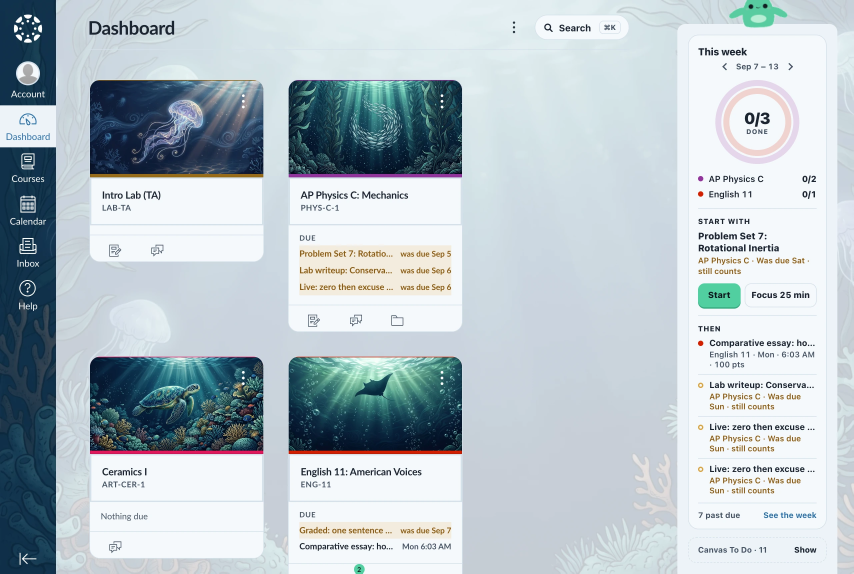
#> input picture design/site-shots/place-perch.webp, 2560 x 1720 px, given in place of sprout-mint-2@3x.png, which was not available (shown at 1/3 size)
$ python compose.py
#> lines starting #> are read from the running program, lines starting #| are printed output that depends on the picture; pictures that were not available may be replaced by others from this repository, and a replacement may not be noted
#!/usr/bin/env python3
"""Turns before.png and after.png (from shoot.js) into the two images the site
build looks for: the hero before/after at 1120x520 and the card at 520x260,
both at 2x. Run from anywhere:  python3 design/site-shots/compose.py
"""
import json
from pathlib import Path
from PIL import Image, ImageDraw

HERE = Path(__file__).resolve().parent
ROOT = HERE.parent.parent
SITE = ROOT / "site" / "img"
SCALE = 2
# The mascot still the site shows. Another session may replace it with a new
# rig at a new size, so the crop below reads the fish's bounds off the file
# instead of trusting numbers from an older one.
SPROUT = ROOT / "ios/Resources/Assets.xcassets/sprout-mint-2.imageset/sprout-mint-2@3x.png"

# Which frames the site shows. shoot.js writes one per image theme, light and
# dark (theme-<id>.png, theme-<id>-dark.png, kept here as .webp), plus before / after / after-dark
# for the plain skin. The label under the hero comes from here too, through
# site/img/shots.json, so the words and the picture cannot drift apart.
HERO_AFTER = ("theme-deepsea", "After · Prepkin, Deep Sea theme")
CARD = ("theme-deepsea-dark", "Deep Sea theme, dark")

# The site's hairline token, for the one-pixel rule round each frame.
HAIRLINE = (232, 224, 210)


def rounded(img: Image.Image, radius: int, border: tuple) -> Image.Image:
    """Clip to a rounded rectangle with a one-pixel hairline, like the site's frames."""
    w, h = img.size
    mask = Image.new("L", (w, h), 0)
    ImageDraw.Draw(mask).rounded_rectangle((0, 0, w - 1, h - 1), radius, fill=255)
    out = Image.new("RGBA", (w, h), (0, 0, 0, 0))
    out.paste(img.convert("RGBA"), (0, 0), mask)
    ImageDraw.Draw(out).rounded_rectangle((0, 0, w - 1, h - 1), radius, outline=border + (255,), width=SCALE)
    return out


# Where the dashboard's To Do column starts, in CSS px at the 1280 viewport
# shoot.js uses. The crops stop short of it: the rail, the header and the four
# course cards are what the skin changes, and a column cut mid-word is not.
CARDS_W = 990 * SCALE


def crop_top(img: Image.Image, aspect: float) -> Image.Image:
    """The largest top-left region at the frame's aspect ratio, no wider than
    the cards area."""
    w, h = img.size
    w = min(w, CARDS_W)
    if w / h > aspect:
        w = int(h * aspect)
    else:
        h = int(w / aspect)
    return img.crop((0, 0, w, h))


def hero(before: Image.Image, after: Image.Image) -> Image.Image:
    """Two frames on a transparent ground. The labels are HTML, so they follow
    the page's theme; the ground is the page's own paper."""
    W, H = 1120 * SCALE, 480 * SCALE
    gutter = 20 * SCALE
    fw = (W - gutter) // 2
    canvas = Image.new("RGBA", (W, H), (0, 0, 0, 0))
    for i, img in enumerate([before, after]):
        x = i * (fw + gutter)
        frame = rounded(crop_top(img, fw / H).resize((fw, H), Image.LANCZOS), 14 * SCALE, HAIRLINE)
        canvas.paste(frame, (x, 0), frame)
    return canvas


def card(after: Image.Image) -> Image.Image:
    W, H = 520 * SCALE, 260 * SCALE
    return crop_top(after, W / H).resize((W, H), Image.LANCZOS)


def sprout() -> None:
    """The fish, trimmed to its own alpha bounds with a little air at the sides
    and top. The still is drawn to bleed off the bottom, so no air there."""
    im = Image.open(SPROUT).convert("RGBA")
    left, top, right, bottom = im.split()[-1].getbbox()
#> left = 0; top = 0; right = 2560; bottom = 1720
    air = 6 * SCALE
    out = im.crop((max(0, left - air), max(0, top - air), min(im.width, right + air), bottom))
    out.save(SITE / "sprout.png", optimize=True)
    print(f"sprout.png: {out.size}, from {SPROUT.relative_to(ROOT)}")
#| sprout.png: (2560, 1720), from ios/Resources/Assets.xcassets/sprout-mint-2.imageset/sprout-mint-2@3x.png


def ingest() -> None:
    """shoot.js writes PNG (Playwright cannot write WebP). Keep the frames as
    WebP instead: a 2560 x 1720 PNG of a wallpaper theme is 2 to 3 MB each."""
    for png in sorted(HERE.glob("*.png")):
        if png.name == "themes-sheet.png":
            continue
        Image.open(png).convert("RGB").save(png.with_suffix(".webp"), quality=92, method=6)
        png.unlink()
        print(f"{png.name} -> .webp")


def main() -> None:
    ingest()
    sprout()
    before = Image.open(HERE / "before.webp").convert("RGB")
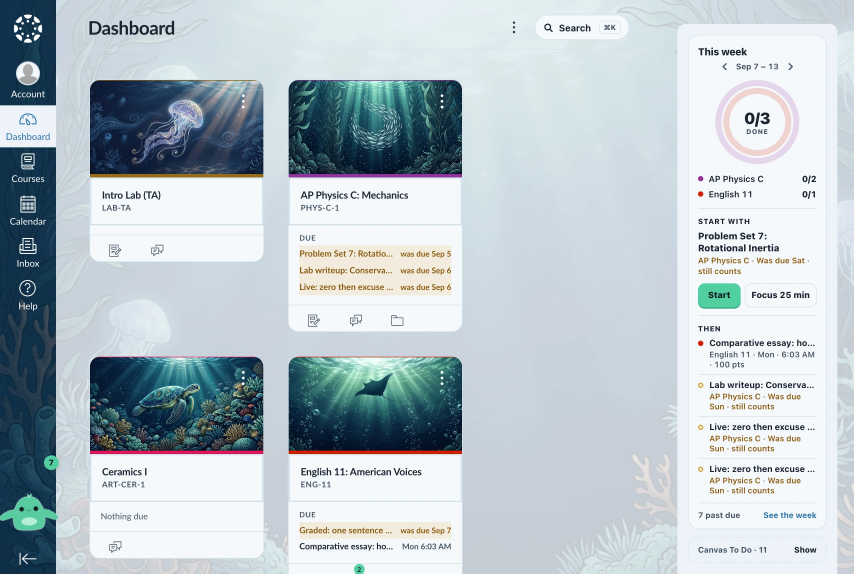
#> input picture design/site-shots/place-rail.webp, 2560 x 1720 px, given in place of before.webp, which was not available (shown at 1/3 size)
#> before is the input picture: PIL image 2560x1720 RGB; mean R, G, B 184.5, 196.6, 203.2
    after = Image.open(HERE / f"{HERO_AFTER[0]}.webp").convert("RGB")
    card_src = Image.open(HERE / f"{CARD[0]}.webp").convert("RGB")
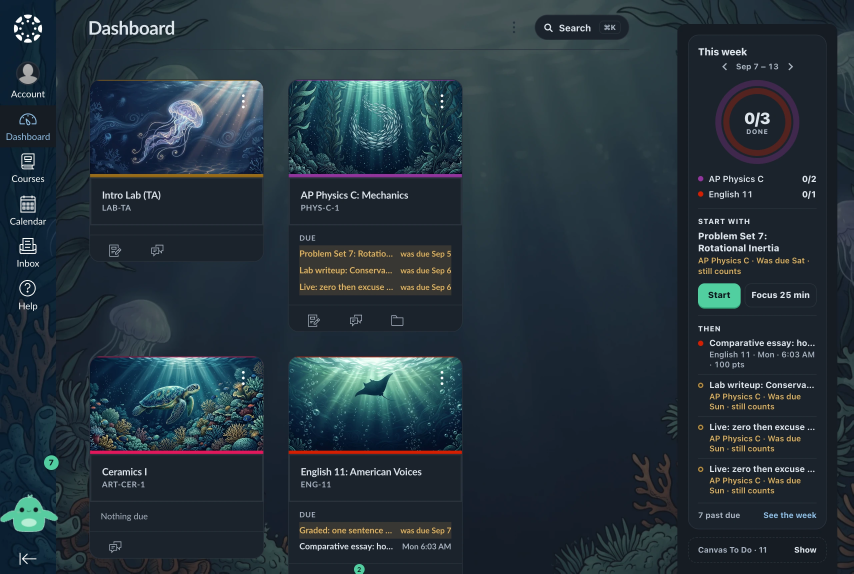
#> input picture design/site-shots/theme-deepsea-dark.webp, 2560 x 1720 px (shown at 1/3 size)
#> card_src is the input picture: PIL image 2560x1720 RGB; mean R, G, B 38.4, 52.1, 61.1
    SITE.mkdir(parents=True, exist_ok=True)
    # WebP: the wallpaper art makes a PNG of these over a megabyte.
    hero(before, after).save(SITE / "canvas-before-after.webp", quality=84, method=6)
#> in hero, `canvas = Image.new("RGBA", (W, H), (0, 0, 0, 0))`: canvas: PIL image 2240x960 RGBA; every value is 0
#> the loop in hero, `for i, img in enumerate([before, after]):` made 2 passes
#> x on passes 1 to 2: 0, 1140
#> pass 1, in hero, `frame = rounded(crop_top(img, fw / H).resize((fw, H), Image.LANCZOS), ..`:
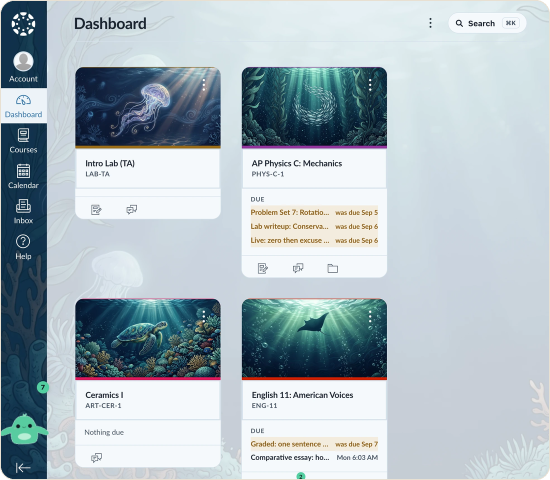
#> frame: PIL image 1100x960 RGBA (shown at 1/2 size); mean R, G, B, A 172.6, 186.3, 193.7, 254.8; transparent parts drawn white
#> after the loop in hero, `for i, img in enumerate([before, after]):`:
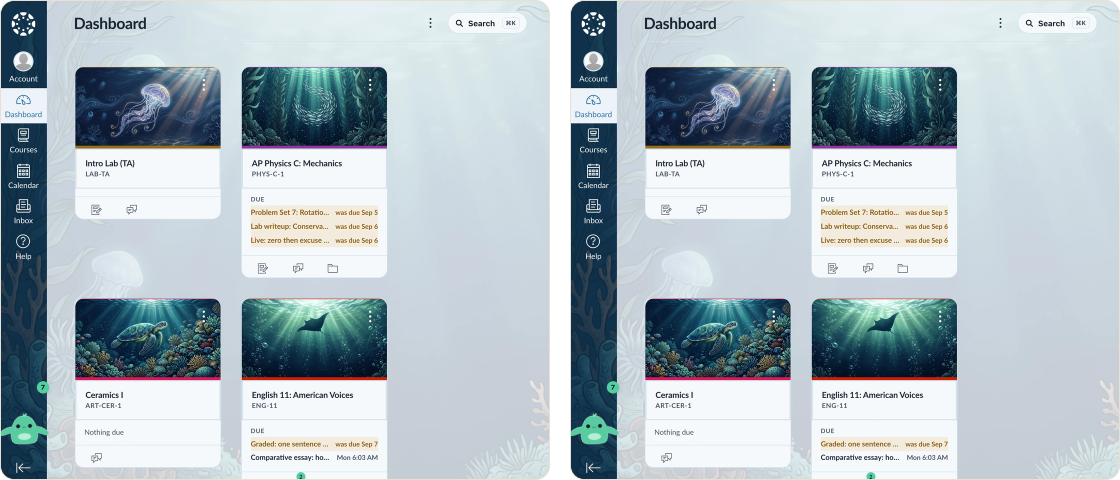
#> canvas: PIL image 2240x960 RGBA (shown at 1/2 size); mean R, G, B, A 169.5, 183, 190.2, 250.3; transparent parts drawn white
    card(card_src).save(SITE / "canvas-card.webp", quality=84, method=6)
#> call 3 of crop_top, with aspect = 2
#> in crop_top (call 3), `return img.crop((0, 0, w, h))`:
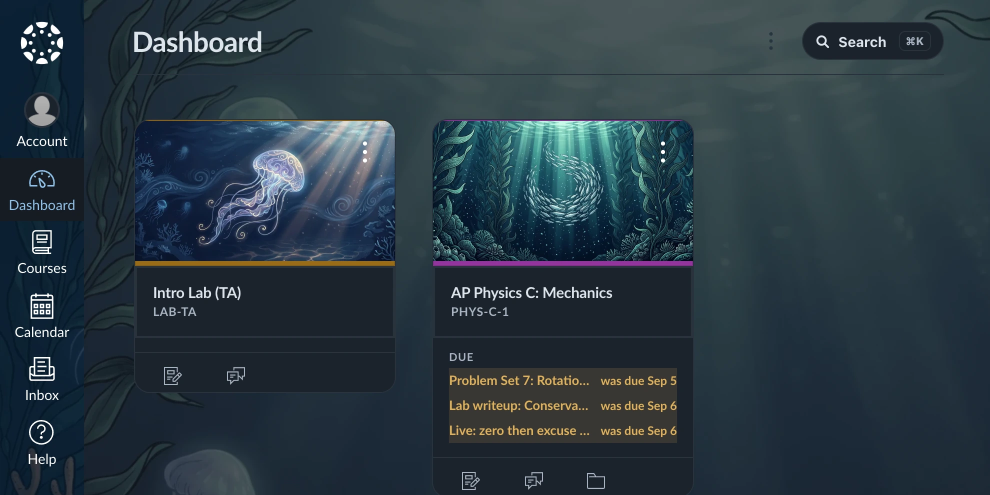
#> returned value: PIL image 1980x990 RGB (shown at 1/2 size); mean R, G, B 42.2, 57.5, 67
#> in card, `return crop_top(after, W / H).resize((W, H), Image.LANCZOS)`:
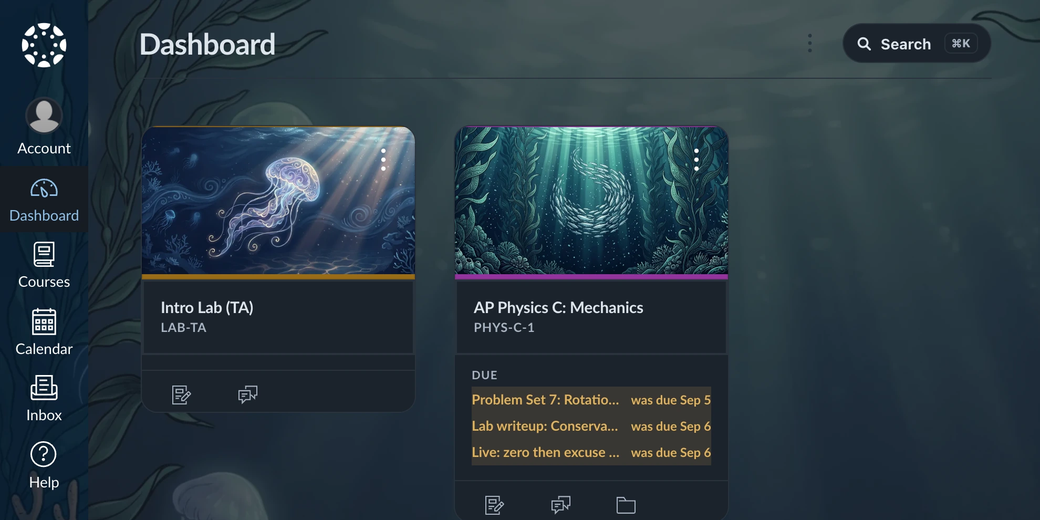
#> returned value: PIL image 1040x520 RGB; mean R, G, B 42.2, 57.5, 67
    (SITE / "shots.json").write_text(json.dumps({"hero": HERO_AFTER[1], "card": CARD[1]}, indent=1) + "\n")
    for name in ["canvas-before-after.webp", "canvas-card.webp"]:
        p = SITE / name
#> (the run stopped early here; a loop or call above may not have finished)
